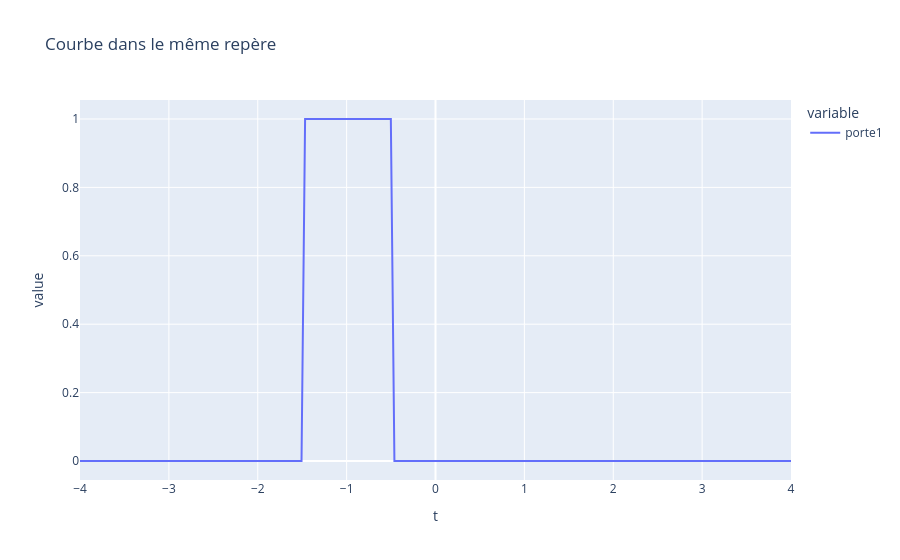

Notebook source saved alongside this figure:
### Markdown cell above
Question 2

### Code cell
t=np.linspace(-4,4,200)

porte1 = mana.porte(t+1)

df = pd.DataFrame({"t":t,"porte1":porte1})

fig = px.line(df, x="t", y=["porte1"], title = "Courbe dans le même repère")
fig.show()

### Figure 1 — Plotly figure (JSON) as saved in the notebook; plotly's stock layout.template omitted (floating-point values rounded to 4 significant figures; data arrays with more than 128 entries replaced by an {"elided": "..."} marker saying what was removed)
{"data": [{"hovertemplate": "variable=porte1<br>t=%{x}<br>value=%{y}<extra></extra>", "legendgroup": "porte1", "line": {"color": "#636efa", "dash": "solid"}, "marker": {"symbol": "circle"}, "mode": "lines", "name": "porte1", "orientation": "v", "showlegend": true, "type": "scatter", "x": {"elided": "200 float values"}, "xaxis": "x", "y": {"elided": "200 int values"}, "yaxis": "y"}], "layout": {"legend": {"title": {"text": "variable"}, "tracegroupgap": 0}, "title": {"text": "Courbe dans le même repère"}, "xaxis": {"anchor": "y", "domain": [0, 1], "title": {"text": "t"}}, "yaxis": {"anchor": "x", "domain": [0, 1], "title": {"text": "value"}}}}
